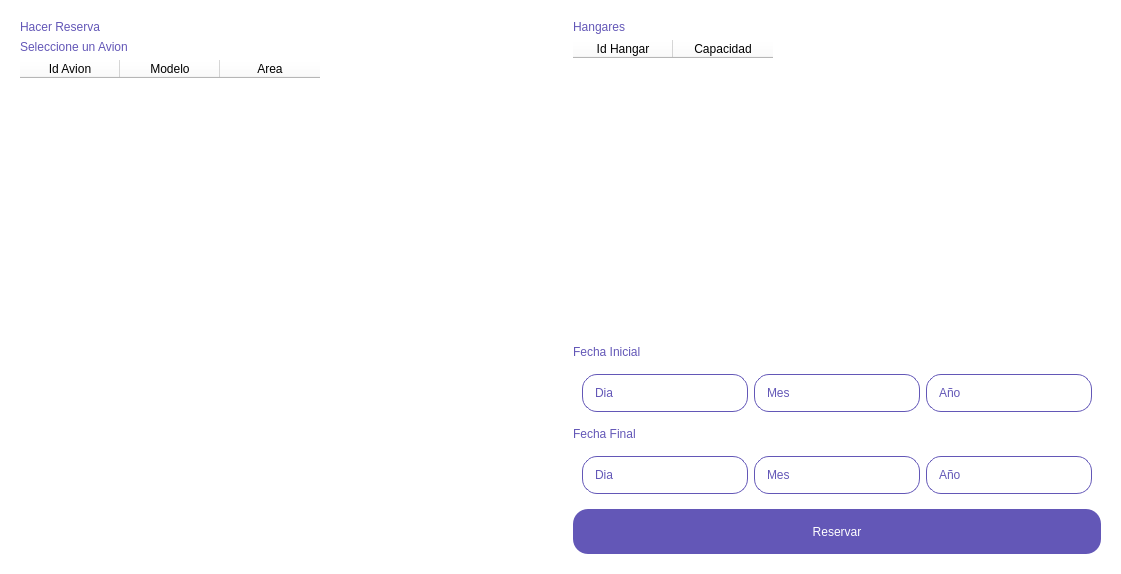
<?xml version="1.0" encoding="UTF-8"?>
<ui version="4.0">
 <class>Form</class>
 <widget class="QWidget" name="Form">
  <property name="geometry">
   <rect>
    <x>0</x>
    <y>0</y>
    <width>1121</width>
    <height>574</height>
   </rect>
  </property>
  <property name="windowTitle">
   <string>Form</string>
  </property>
  <property name="styleSheet">
   <string notr="true">
QWidget
{
    background-color: white;
    border-radius: 20px;
}

QPushButton
{
    color: white;
    background-color: #6357B7;
    border-radius: 15px;
    font: 14pt &quot;Bahnschrift&quot;;
}

QPushButton:Pressed
{
    background-color: #C397E4;
}

QPushButton:disabled
{
    color: #6357B7;
    background-color: white;
    border-radius: 0px;
}

QLineEdit
{
    color: #6357B7;
    background-color: white;
    border : 2px solid #6357B7;
    border-radius: 15px;
    font: 10pt &quot;Bahnschrift&quot;;
    border: 1px solid #6357B7;
    padding: 10px;
}

QLabel
{
    background-color: transparent;
    color: #6357B7;
    font: 12pt &quot;Bahnschrift&quot;;
}

QComboBox
{
    border: 1px solid #6357B7;
    border-radius: 5px;
    padding: 1px 18px 1px 3px;
    min-width: 10px;
}

QTableWidget
{
	 color: #6357B7;
   	 font: 12pt &quot;Bahnschrift&quot;;
}</string>
  </property>
  <layout class="QHBoxLayout" name="horizontalLayout">
   <item>
    <widget class="QWidget" name="widget_2" native="true">
     <layout class="QVBoxLayout" name="verticalLayout">
      <item>
       <widget class="QLabel" name="label">
        <property name="text">
         <string>Hacer Reserva</string>
        </property>
       </widget>
      </item>
      <item>
       <widget class="QLabel" name="label_2">
        <property name="text">
         <string>Seleccione un Avion</string>
        </property>
       </widget>
      </item>
      <item>
       <widget class="QTableWidget" name="tableWidget_2">
        <property name="alternatingRowColors">
         <bool>true</bool>
        </property>
        <property name="selectionMode">
         <enum>QAbstractItemView::SingleSelection</enum>
        </property>
        <property name="selectionBehavior">
         <enum>QAbstractItemView::SelectRows</enum>
        </property>
        <column>
         <property name="text">
          <string>Id Avion</string>
         </property>
        </column>
        <column>
         <property name="text">
          <string>Modelo</string>
         </property>
        </column>
        <column>
         <property name="text">
          <string>Area</string>
         </property>
        </column>
       </widget>
      </item>
     </layout>
    </widget>
   </item>
   <item>
    <widget class="QWidget" name="widget" native="true">
     <layout class="QVBoxLayout" name="verticalLayout_2">
      <item>
       <widget class="QLabel" name="label_3">
        <property name="text">
         <string>Hangares</string>
        </property>
       </widget>
      </item>
      <item>
       <widget class="QTableWidget" name="tableWidget">
        <property name="alternatingRowColors">
         <bool>true</bool>
        </property>
        <property name="selectionMode">
         <enum>QAbstractItemView::SingleSelection</enum>
        </property>
        <property name="selectionBehavior">
         <enum>QAbstractItemView::SelectRows</enum>
        </property>
        <column>
         <property name="text">
          <string>Id Hangar</string>
         </property>
        </column>
        <column>
         <property name="text">
          <string>Capacidad</string>
         </property>
        </column>
       </widget>
      </item>
      <item>
       <widget class="QLabel" name="label_4">
        <property name="text">
         <string>Fecha Inicial</string>
        </property>
       </widget>
      </item>
      <item>
       <widget class="QWidget" name="widget_3" native="true">
        <layout class="QHBoxLayout" name="horizontalLayout_2">
         <item>
          <widget class="QLineEdit" name="lineEdit_2">
           <property name="text">
            <string>Dia</string>
           </property>
          </widget>
         </item>
         <item>
          <widget class="QLineEdit" name="lineEdit">
           <property name="text">
            <string>Mes</string>
           </property>
          </widget>
         </item>
         <item>
          <widget class="QLineEdit" name="lineEdit_3">
           <property name="text">
            <string>Año</string>
           </property>
          </widget>
         </item>
        </layout>
       </widget>
      </item>
      <item>
       <widget class="QLabel" name="label_5">
        <property name="text">
         <string>Fecha Final</string>
        </property>
       </widget>
      </item>
      <item>
       <widget class="QWidget" name="widget_4" native="true">
        <layout class="QHBoxLayout" name="horizontalLayout_3">
         <item>
          <widget class="QLineEdit" name="lineEdit_4">
           <property name="text">
            <string>Dia</string>
           </property>
          </widget>
         </item>
         <item>
          <widget class="QLineEdit" name="lineEdit_6">
           <property name="text">
            <string>Mes</string>
           </property>
          </widget>
         </item>
         <item>
          <widget class="QLineEdit" name="lineEdit_5">
           <property name="text">
            <string>Año</string>
           </property>
          </widget>
         </item>
        </layout>
       </widget>
      </item>
      <item>
       <widget class="QPushButton" name="pushButton">
        <property name="sizePolicy">
         <sizepolicy hsizetype="Minimum" vsizetype="Maximum">
          <horstretch>0</horstretch>
          <verstretch>0</verstretch>
         </sizepolicy>
        </property>
        <property name="minimumSize">
         <size>
          <width>0</width>
          <height>45</height>
         </size>
        </property>
        <property name="text">
         <string>Reservar</string>
        </property>
       </widget>
      </item>
     </layout>
    </widget>
   </item>
  </layout>
 </widget>
 <resources/>
 <connections/>
</ui>
